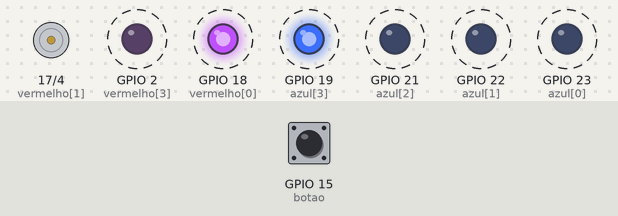
This sketch was run on a simulated ESP32. Parts: motor-driver pin pairs drawn as motors (green arrow = first pin HIGH = forward, orange = second pin HIGH = backward, longer = more drive), output pins drawn as LEDs (lit = HIGH). Dashed ring = blinking. Inputs (shaded band) come from the test bench; at power-on: GPIO 15 (botao) HIGH.

Above: at 2.8 s.
2.9 s: GPIO 15 (botao) pulled LOW for 1.2 s
At 3.12 s:
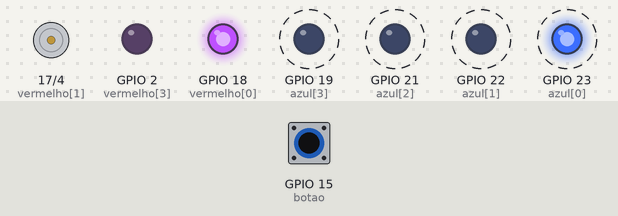
6.4 s: GPIO 15 (botao) pulled LOW for 3.2 s
At 6.62 s:
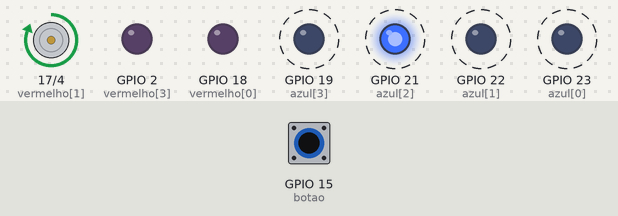
Timing chart, 0 to 17.1 s (numbered marks = the images above; inputs shaded):
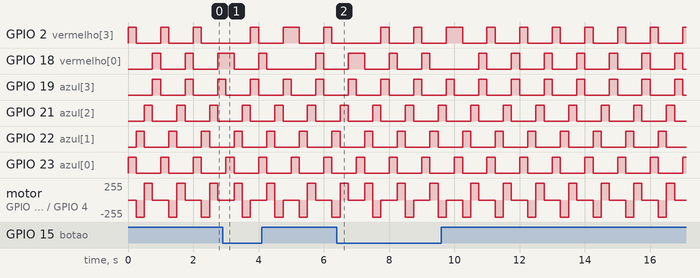

The sketch:

sketch.ino
```cpp
#define leds 4
#define botao 15

int azul[leds] = {23, 22, 21, 19};
int vermelho[leds] = {18, 17, 4, 2};


void setup() {
  for(int i = 0; i < leds; i++){
  pinMode(azul[i], OUTPUT);
  pinMode(vermelho[i], OUTPUT);
  }
  pinMode(botao, INPUT_PULLUP);
}

void loop() {
  while (digitalRead(botao) == HIGH){
    for (int i = 0; i < leds; i++){
      digitalWrite(azul[i], HIGH);
      digitalWrite(vermelho[leds - 1 - i], HIGH);
      delay(250);
      digitalWrite(azul[i], LOW);
      digitalWrite(vermelho[leds - 1 - i], LOW);
    }
  }
    for (int i = 0; i < leds; i++){
      digitalWrite(azul[i], HIGH);
      digitalWrite(vermelho[i], HIGH);
      delay(250);
      digitalWrite(azul[i], LOW);
      digitalWrite(vermelho[i], LOW);
  }
}
```

Measured:
- by itself, GPIO 19 (azul[3]), GPIO 21 (azul[2]), GPIO 22 (azul[1]), GPIO 23 (azul[0]): alternates HIGH for 0.25 s and LOW for 0.75 s
